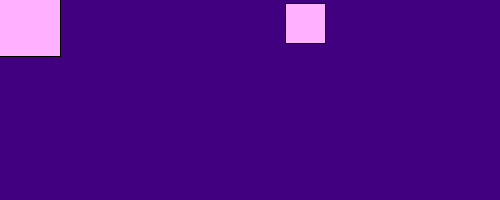
Frame 1 (no input)
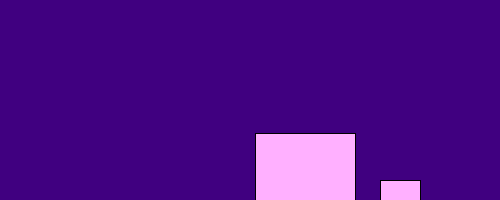
Frame 60 (the mouse pressed at the canvas centre just before this capture)
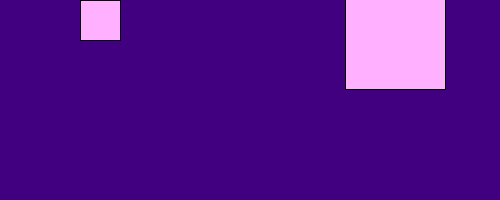
Frame 120 (the mouse held since frame 60 and released just before this capture)

The Processing sketch that drew these frames (run headless with seeded random() and noise(); from frame 60 on, the mouse is pressed at the canvas centre):

// Processing sketch: processing_11547
// ── processing_11547.pde

class Ball
{
//variables de nuestra clase.
int wWidth;
int wHeight;
int bSize;
int x, y;
int xDirection, yDirection;
//Constructor. Se llama cuando creamos una "nueva pelota"
Ball(int windowWidth, int windowHeight, int ballSize)
{
wWidth = windowWidth;
wHeight = windowHeight;
bSize = ballSize;
x = 5;
y = 3;
xDirection = 5;
yDirection = 3;
}
// este es un constructor sobrecargado
Ball(int windowWidth, int windowHeight, int ballSize, int xPosition, int
yPosition)
{
this(windowWidth, windowHeight, ballSize);
x = xPosition;
y = yPosition;
}
// nuestro método para determinar la posición actual de la pelota
void compute()
{
if (x < wWidth && x > 0)
{
// Move along x axis
x += xDirection;
}
else
{
// cambia la dirección, de positivo a negativo y vice versa
xDirection = xDirection * -1;
x += xDirection;
}
if (y < wHeight && y > 0)
{
y += yDirection;
}
else
{
yDirection = yDirection * -1;
y += yDirection;
}
}
// esto despliega la pelota, que se llama en la funcion main draw
void display()
{
compute();
rectMode(CENTER);
fill(255,176,255);
rect(x,y,bSize,bSize);
}
}
Ball aBall, anotherBall;
void setup()
{
size(500,200);
aBall = new Ball(width,height,100);

// llama al constructor de peolota para crear nueva pelota
anotherBall = new Ball(width,height,40,300,20); // Same..
}
void draw()
{
background(64,0,128);
aBall.display();
// llama la funcion metodo display del objeto pelota.
anotherBall.display();
// llamalo en el objeto anotherBall object.
}
